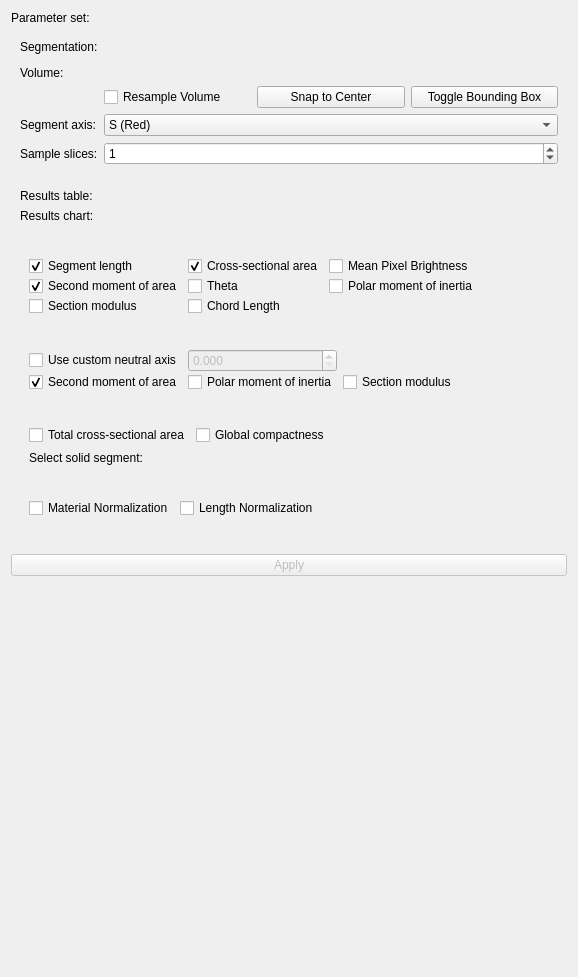
<?xml version="1.0" encoding="UTF-8"?>
<ui version="4.0">
 <class>SecondMoment</class>
 <widget class="qMRMLWidget" name="SecondMoment">
  <property name="geometry">
   <rect>
    <x>0</x>
    <y>0</y>
    <width>578</width>
    <height>977</height>
   </rect>
  </property>
  <property name="layoutDirection">
   <enum>Qt::LeftToRight</enum>
  </property>
  <layout class="QFormLayout" name="formLayout">
   <item row="0" column="1">
    <widget class="qMRMLNodeComboBox" name="parameterNodeSelector" native="true">
     <property name="toolTip">
      <string>Pick node to store parameter set</string>
     </property>
     <property name="nodeTypes" stdset="0">
      <stringlist>
       <string>vtkMRMLScriptedModuleNode</string>
      </stringlist>
     </property>
     <property name="showHidden" stdset="0">
      <bool>true</bool>
     </property>
     <property name="baseName" stdset="0">
      <string>SecondMoment</string>
     </property>
     <property name="renameEnabled" stdset="0">
      <bool>true</bool>
     </property>
    </widget>
   </item>
   <item row="1" column="0" colspan="2">
    <widget class="ctkCollapsibleButton" name="basicCollapsibleButton" native="true">
     <property name="text" stdset="0">
      <string>Inputs</string>
     </property>
     <layout class="QFormLayout" name="formLayout_2">
      <item row="0" column="0">
       <widget class="QLabel" name="label">
        <property name="text">
         <string>Segmentation:</string>
        </property>
       </widget>
      </item>
      <item row="0" column="1">
       <widget class="qMRMLNodeComboBox" name="segmentationSelector" native="true">
        <property name="toolTip">
         <string>Pick the output to the algorithm.</string>
        </property>
        <property name="nodeTypes" stdset="0">
         <stringlist>
          <string>vtkMRMLSegmentationNode</string>
         </stringlist>
        </property>
        <property name="showChildNodeTypes" stdset="0">
         <bool>false</bool>
        </property>
        <property name="noneEnabled" stdset="0">
         <bool>false</bool>
        </property>
        <property name="addEnabled" stdset="0">
         <bool>false</bool>
        </property>
        <property name="removeEnabled" stdset="0">
         <bool>false</bool>
        </property>
        <property name="editEnabled" stdset="0">
         <bool>true</bool>
        </property>
       </widget>
      </item>
      <item row="1" column="1">
       <widget class="qMRMLSegmentSelectorWidget" name="regionSegmentSelector" native="true">
        <property name="sizePolicy">
         <sizepolicy hsizetype="Expanding" vsizetype="Preferred">
          <horstretch>0</horstretch>
          <verstretch>0</verstretch>
         </sizepolicy>
        </property>
        <property name="segmentationNodeSelectorVisible" stdset="0">
         <bool>false</bool>
        </property>
       </widget>
      </item>      
      <item row="2" column="0">
       <widget class="QLabel" name="label">
        <property name="text">
         <string>Volume:</string>
        </property>
       </widget>
      </item>
      <item row="2" column="1">
       <widget class="qMRMLNodeComboBox" name="volumeSelector" native="true">
        <property name="toolTip">
         <string>Pick the input to the algorithm.</string>
        </property>
        <property name="nodeTypes" stdset="0">
         <stringlist>
          <string>vtkMRMLScalarVolumeNode</string>
         </stringlist>
        </property>
        <property name="showChildNodeTypes" stdset="0">
         <bool>false</bool>
        </property>
        <property name="noneEnabled" stdset="0">
         <bool>true</bool>
        </property>
        <property name="addEnabled" stdset="0">
         <bool>false</bool>
        </property>
        <property name="removeEnabled" stdset="0">
         <bool>false</bool>
        </property>
       </widget>
      </item>
      <item row="3" column="1">
       <widget class="QFrame" name="frame_2">
        <layout class="QGridLayout" name="gridLayout_6">
         <property name="leftMargin">
          <number>0</number>
         </property>
         <property name="topMargin">
          <number>0</number>
         </property>
         <property name="rightMargin">
          <number>0</number>
         </property>
         <property name="bottomMargin">
          <number>0</number>
         </property>
         <property name="verticalSpacing">
          <number>0</number>
         </property>
         <item row="2" column="0">
          <widget class="QCheckBox" name="ResampleVolumecheckBox">
           <property name="text">
            <string>Resample Volume</string>
           </property>
           <property name="unchecked" stdset="0">
            <bool>true</bool>
           </property>
          </widget>
         </item>
         <item row="2" column="1">
          <widget class="QPushButton" name="CenterSegButton">
           <property name="text">
            <string>Snap to Center</string>
           </property>
           <property name="checkable">
            <bool>false</bool>
           </property>
           <property name="checked">
            <bool>false</bool>
           </property>
           <property name="autoRepeat">
            <bool>false</bool>
           </property>
           <property name="autoDefault">
            <bool>false</bool>
           </property>
           <property name="default">
            <bool>false</bool>
           </property>
           <property name="flat">
            <bool>false</bool>
           </property>
          </widget>
         </item>
         <item row="2" column="2">
          <widget class="QPushButton" name="BoundingBoxButton">
           <property name="text">
            <string>Toggle Bounding Box</string>
           </property>
           <property name="checkable">
            <bool>true</bool>
           </property>
           <property name="checked">
            <bool>false</bool>
           </property>
           <property name="autoRepeat">
            <bool>false</bool>
           </property>
           <property name="autoDefault">
            <bool>false</bool>
           </property>
           <property name="default">
            <bool>false</bool>
           </property>
           <property name="flat">
            <bool>false</bool>
           </property>
          </widget>
         </item>
        </layout>
       </widget>
      </item>
      <item row="5" column="0">
       <widget class="QLabel" name="label_3">
        <property name="text">
         <string>Segment axis:</string>
        </property>
       </widget>
      </item>
      <item row="5" column="1">
       <widget class="QComboBox" name="axisSelectorBox">
        <property name="currentIndex">
         <number>2</number>
        </property>
        <item>
         <property name="text">
          <string>R (Yellow)</string>
         </property>
        </item>
        <item>
         <property name="text">
          <string>A (Green)</string>
         </property>
        </item>
        <item>
         <property name="text">
          <string>S (Red)</string>
         </property>
        </item>
       </widget>
      </item>
      <item row="6" column="0">
       <widget class="QLabel" name="label_4">
        <property name="text">
         <string>Sample slices:</string>
        </property>
       </widget>
      </item>
      <item row="6" column="1">
       <widget class="QSpinBox" name="resamplespinBox">
        <property name="maximum">
         <number>50</number>
        </property>
        <property name="value">
         <number>1</number>
        </property>
       </widget>
      </item>
     </layout>
    </widget>
   </item>
   <item row="6" column="0" colspan="2">
    <widget class="ctkCollapsibleButton" name="basicCollapsibleButton_2" native="true">
     <property name="enabled">
      <bool>true</bool>
     </property>
     <property name="text" stdset="0">
      <string>Outputs</string>
     </property>
     <layout class="QFormLayout" name="formLayout_3">
      <item row="0" column="1">
       <widget class="qMRMLNodeComboBox" name="tableSelector" native="true">
        <property name="toolTip">
         <string>Pick the output to the algorithm.</string>
        </property>
        <property name="nodeTypes" stdset="0">
         <stringlist>
          <string>vtkMRMLTableNode</string>
         </stringlist>
        </property>
        <property name="showChildNodeTypes" stdset="0">
         <bool>false</bool>
        </property>
        <property name="noneEnabled" stdset="0">
         <bool>true</bool>
        </property>
        <property name="addEnabled" stdset="0">
         <bool>true</bool>
        </property>
        <property name="removeEnabled" stdset="0">
         <bool>true</bool>
        </property>
        <property name="editEnabled" stdset="0">
         <bool>true</bool>
        </property>
        <property name="renameEnabled" stdset="0">
         <bool>true</bool>
        </property>
        <property name="noneDisplay" stdset="0">
         <string>Create new table</string>
        </property>
       </widget>
      </item>
      <item row="0" column="0">
       <widget class="QLabel" name="label_6">
        <property name="text">
         <string>Results table:</string>
        </property>
       </widget>
      </item>
      <item row="1" column="0">
       <widget class="QLabel" name="label_4">
        <property name="text">
         <string>Results chart:</string>
        </property>
       </widget>
      </item>
      <item row="1" column="1">
       <widget class="qMRMLNodeComboBox" name="chartSelector" native="true">
        <property name="toolTip">
         <string>Pick the input to the algorithm.</string>
        </property>
        <property name="nodeTypes" stdset="0">
         <stringlist>
          <string>vtkMRMLPlotChartNode</string>
         </stringlist>
        </property>
        <property name="showChildNodeTypes" stdset="0">
         <bool>false</bool>
        </property>
        <property name="noneEnabled" stdset="0">
         <bool>true</bool>
        </property>
        <property name="addEnabled" stdset="0">
         <bool>false</bool>
        </property>
        <property name="removeEnabled" stdset="0">
         <bool>true</bool>
        </property>
        <property name="editEnabled" stdset="0">
         <bool>true</bool>
        </property>
        <property name="renameEnabled" stdset="0">
         <bool>true</bool>
        </property>
        <property name="noneDisplay" stdset="0">
         <string>Create new chart</string>
        </property>
       </widget>
      </item>
     </layout>
    </widget>
   </item>
   <item row="11" column="0">
    <widget class="QFrame" name="frame">
     <property name="frameShape">
      <enum>QFrame::StyledPanel</enum>
     </property>
     <property name="frameShadow">
      <enum>QFrame::Raised</enum>
     </property>
    </widget>
   </item>
   <item row="13" column="0">
    <widget class="QWidget" name="widget" native="true"/>
   </item>
   <item row="15" column="0" colspan="2">
    <widget class="QPushButton" name="applyButton">
     <property name="enabled">
      <bool>false</bool>
     </property>
     <property name="toolTip">
      <string>Run the algorithm.</string>
     </property>
     <property name="text">
      <string>Apply</string>
     </property>
    </widget>
   </item>
   <item row="16" column="0">
    <spacer name="verticalSpacer">
     <property name="orientation">
      <enum>Qt::Vertical</enum>
     </property>
     <property name="sizeHint" stdset="0">
      <size>
       <width>20</width>
       <height>40</height>
      </size>
     </property>
    </spacer>
   </item>
   <item row="8" column="0" colspan="2">
    <widget class="ctkCollapsibleButton" name="basicCollapsibleButton_3" native="true">
     <property name="text" stdset="0">
      <string>Advanced</string>
     </property>
     <property name="collapsed" stdset="0">
      <bool>false</bool>
     </property>
     <layout class="QFormLayout" name="formLayout_4">
      <item row="9" column="0" colspan="2">
       <widget class="ctkCollapsibleGroupBox" name="groupBox_1" native="true">
        <property name="title" stdset="0">
         <string>Select computations:</string>
        </property>
        <property name="collapsed" stdset="0">
         <bool>false</bool>
        </property>
        <layout class="QFormLayout" name="formLayout_5">
         <item row="0" column="0">
          <widget class="QFrame" name="frame_3">
           <layout class="QGridLayout" name="gridLayout_7">
            <property name="leftMargin">
             <number>0</number>
            </property>
            <property name="topMargin">
             <number>0</number>
            </property>
            <property name="rightMargin">
             <number>0</number>
            </property>
            <property name="bottomMargin">
             <number>0</number>
            </property>
            <property name="verticalSpacing">
             <number>0</number>
            </property>
            <item row="0" column="0">
             <widget class="QCheckBox" name="LengthcheckBox">
              <property name="text">
               <string>Segment length</string>
              </property>
              <property name="checked">
               <bool>true</bool>
              </property>
             </widget>
            </item>
            <item row="1" column="1">
             <widget class="QCheckBox" name="ThetacheckBox">
              <property name="text">
               <string>Theta</string>
              </property>
              <property name="checked">
               <bool>false</bool>
              </property>
             </widget>
            </item>
            <item row="2" column="1">
             <widget class="QCheckBox" name="RcheckBox">
              <property name="text">
               <string>Chord Length</string>
              </property>
              <property name="checked">
               <bool>false</bool>
              </property>
             </widget>
            </item>
            <item row="0" column="1">
             <widget class="QCheckBox" name="CSAcheckBox">
              <property name="text">
               <string>Cross-sectional area</string>
              </property>
              <property name="checked">
               <bool>true</bool>
              </property>
             </widget>
            </item>
            <item row="0" column="2">
             <widget class="QCheckBox" name="IntensitycheckBox">
              <property name="text">
               <string>Mean Pixel Brightness</string>
              </property>
              <property name="checked">
               <bool>false</bool>
              </property>
             </widget>
            </item>
            <item row="1" column="0">
             <widget class="QCheckBox" name="SMAcheckBox_1">
              <property name="text">
               <string>Second moment of area</string>
              </property>
              <property name="checked">
               <bool>true</bool>
              </property>
             </widget>
            </item>
            <item row="2" column="0">
             <widget class="QCheckBox" name="MODcheckBox_1">
              <property name="text">
               <string>Section modulus</string>
              </property>
              <property name="checked">
               <bool>false</bool>
              </property>
             </widget>
            </item>
            <item row="1" column="2">
             <widget class="QCheckBox" name="PolarcheckBox_1">
              <property name="text">
               <string>Polar moment of inertia</string>
              </property>
              <property name="checked">
               <bool>false</bool>
              </property>
             </widget>
            </item>
           </layout>
          </widget>
         </item>
        </layout>
       </widget>
      </item>
      <item row="10" column="0">
       <widget class="Line" name="line">
        <property name="orientation">
         <enum>Qt::Horizontal</enum>
        </property>
       </widget>
      </item>
      <item row="11" column="0" colspan="2">
       <widget class="ctkCollapsibleGroupBox" name="groupBox_2" native="true">
        <property name="title" stdset="0">
         <string>Compute with custom neutral axis:</string>
        </property>
        <property name="collapsed" stdset="0">
         <bool>false</bool>
        </property>
        <layout class="QFormLayout" name="formLayout_6">
         <item row="0" column="0">
          <widget class="QFrame" name="frame_4">
           <layout class="QGridLayout" name="gridLayout_8">
            <property name="leftMargin">
             <number>0</number>
            </property>
            <property name="topMargin">
             <number>0</number>
            </property>
            <property name="rightMargin">
             <number>0</number>
            </property>
            <property name="bottomMargin">
             <number>0</number>
            </property>
            <property name="verticalSpacing">
             <number>0</number>
            </property>
            <item row="0" column="0">
             <widget class="QCheckBox" name="OrientationcheckBox">
              <property name="text">
               <string>Use custom neutral axis</string>
              </property>
              <property name="checkable">
               <bool>true</bool>
              </property>
             </widget>
            </item>
            <item row="1" column="0">
             <widget class="QCheckBox" name="SMAcheckBox_2">
              <property name="enabled">
               <bool>true</bool>
              </property>
              <property name="text">
               <string>Second moment of area</string>
              </property>
              <property name="checked">
               <bool>true</bool>
              </property>
             </widget>
            </item>
            <item row="1" column="2">
             <widget class="QCheckBox" name="MODcheckBox_2">
              <property name="enabled">
               <bool>true</bool>
              </property>
              <property name="text">
               <string>Section modulus</string>
              </property>
              <property name="checked">
               <bool>false</bool>
              </property>
             </widget>
            </item>
            <item row="1" column="1">
             <widget class="QCheckBox" name="PolarcheckBox_2">
              <property name="enabled">
               <bool>true</bool>
              </property>
              <property name="text">
               <string>Polar moment of inertia</string>
              </property>
              <property name="checked">
               <bool>false</bool>
              </property>
             </widget>
            </item>
            <item row="0" column="1">
             <widget class="QDoubleSpinBox" name="orientationspinBox">
              <property name="enabled">
               <bool>false</bool>
              </property>
              <property name="decimals">
               <number>3</number>
              </property>
              <property name="maximum">
               <double>360.000000000000000</double>
              </property>
              <property name="singleStep">
               <double>1.000000000000000</double>
              </property>
             </widget>
            </item>
           </layout>
          </widget>
         </item>
        </layout>
       </widget>
      </item>
      <item row="12" column="0">
       <widget class="Line" name="line_4">
        <property name="orientation">
         <enum>Qt::Horizontal</enum>
        </property>
       </widget>
      </item>
      <item row="13" column="0" colspan="2">
       <widget class="ctkCollapsibleGroupBox" name="groupBox_2" native="true">
        <property name="title" stdset="0">
         <string>Total cross-sectional area and global compactness:</string>
        </property>
        <property name="collapsed" stdset="0">
         <bool>false</bool>
        </property>
        <layout class="QFormLayout" name="formLayout_7">
         <item row="0" column="0">
          <widget class="QCheckBox" name="TotalAreacheckBox">
           <property name="text">
            <string>Total cross-sectional area</string>
           </property>
           <property name="checked">
            <bool>false</bool>
           </property>
          </widget>
         </item>
         <item row="0" column="1">
          <widget class="QCheckBox" name="CompactnesscheckBox"> 
           <property name="text">
            <string>Global compactness</string>
           </property>
           <property name="checked">
            <bool>false</bool>
           </property>
          </widget>
         </item>
         <item row="1" column="0">
          <widget class="QLabel" name="label">
           <property name="text">
            <string>Select solid segment:</string>
           </property>
          </widget>
         </item>
         <item row="1" column="2">
          <widget class="qMRMLSegmentSelectorWidget" name="areaSegmentSelector" native="true">
           <property name = "enabled">
            <bool>false</bool>
           </property> 
           <property name="sizePolicy">
            <sizepolicy hsizetype="Expanding" vsizetype="Preferred">
             <horstretch>0</horstretch>
             <verstretch>0</verstretch>
            </sizepolicy>
           </property>
           <property name="segmentationNodeSelectorVisible" stdset="0">
            <bool>true</bool>
           </property>
          </widget>
         </item>
        </layout>
       </widget>
      </item>
      <item row="14" column="0">
       <widget class="Line" name="line_3">
        <property name="orientation">
         <enum>Qt::Horizontal</enum>
        </property>
       </widget>
      </item>
      <item row="15" column="0" colspan="2">
       <widget class="ctkCollapsibleGroupBox" name="groupBox_3" native="true">
        <property name="title" stdset="0">
         <string>Calculate unitless values:</string>
        </property>
        <property name="collapsed" stdset="0">
         <bool>false</bool>
        </property>
        <layout class="QFormLayout" name="formLayout_7">
         <item row="0" column="1">
          <widget class="QCheckBox" name="DoubecheckBox">
           <property name="text">
            <string>Length Normalization</string>
           </property>
           <property name="checked">
            <bool>false</bool>
           </property>
          </widget>
         </item>
         <item row="0" column="0">
          <widget class="QCheckBox" name="SummerscheckBox">
           <property name="text">
            <string>Material Normalization</string>
           </property>
           <property name="checked">
            <bool>false</bool>
           </property>
          </widget>
         </item>
        </layout>
       </widget>
      </item>
     </layout>
    </widget>
   </item>
   <item row="0" column="0">
    <widget class="QLabel" name="parameterSetLabel">
     <property name="text">
      <string>Parameter set: </string>
     </property>
    </widget>
   </item>
  </layout>
 </widget>
 <customwidgets>
  <customwidget>
   <class>qMRMLNodeComboBox</class>
   <extends>QWidget</extends>
   <header>qMRMLNodeComboBox.h</header>
  </customwidget>
  <customwidget>
   <class>qMRMLWidget</class>
   <extends>QWidget</extends>
   <header>qMRMLWidget.h</header>
   <container>1</container>
  </customwidget>
  <customwidget>
   <class>ctkCollapsibleButton</class>
   <extends>QWidget</extends>
   <header>ctkCollapsibleButton.h</header>
   <container>1</container>
  </customwidget>
  <customwidget>
   <class>ctkCollapsibleGroupBox</class>
   <extends>QWidget</extends>
   <header>ctkcollapsiblegroupbox.h</header>
   <container>1</container>
  </customwidget>
  <customwidget>
   <class>qMRMLSegmentSelectorWidget</class>
   <extends>qMRMLWidget</extends>
   <header>qMRMLSegmentSelectorWidget.h</header>
   <container>1</container>
  </customwidget>
 </customwidgets>
 <resources/>
 <connections>
  <connection>
   <sender>SecondMoment</sender>
   <signal>mrmlSceneChanged(vtkMRMLScene*)</signal>
   <receiver>volumeSelector</receiver>
   <slot>setMRMLScene(vtkMRMLScene*)</slot>
   <hints>
    <hint type="sourcelabel">
     <x>122</x>
     <y>132</y>
    </hint>
    <hint type="destinationlabel">
     <x>208</x>
     <y>97</y>
    </hint>
   </hints>
  </connection>
  <connection>
   <sender>SecondMoment</sender>
   <signal>mrmlSceneChanged(vtkMRMLScene*)</signal>
   <receiver>parameterNodeSelector</receiver>
   <slot>setMRMLScene(vtkMRMLScene*)</slot>
   <hints>
    <hint type="sourcelabel">
     <x>28</x>
     <y>267</y>
    </hint>
    <hint type="destinationlabel">
     <x>112</x>
     <y>27</y>
    </hint>
   </hints>
  </connection>
  <connection>
   <sender>SecondMoment</sender>
   <signal>mrmlSceneChanged(vtkMRMLScene*)</signal>
   <receiver>tableSelector</receiver>
   <slot>setMRMLScene(vtkMRMLScene*)</slot>
   <hints>
    <hint type="sourcelabel">
     <x>143</x>
     <y>277</y>
    </hint>
    <hint type="destinationlabel">
     <x>335</x>
     <y>226</y>
    </hint>
   </hints>
  </connection>
  <connection>
   <sender>SecondMoment</sender>
   <signal>mrmlSceneChanged(vtkMRMLScene*)</signal>
   <receiver>chartSelector</receiver>
   <slot>setMRMLScene(vtkMRMLScene*)</slot>
   <hints>
    <hint type="sourcelabel">
     <x>227</x>
     <y>312</y>
    </hint>
    <hint type="destinationlabel">
     <x>224</x>
     <y>219</y>
    </hint>
   </hints>
  </connection>
  <connection>
   <sender>SecondMoment</sender>
   <signal>mrmlSceneChanged(vtkMRMLScene*)</signal>
   <receiver>regionSegmentSelector</receiver>
   <slot>setMRMLScene(vtkMRMLScene*)</slot>
   <hints>
    <hint type="sourcelabel">
     <x>144</x>
     <y>351</y>
    </hint>
    <hint type="destinationlabel">
     <x>260</x>
     <y>71</y>
    </hint>
   </hints>
  </connection>
  <connection>
   <sender>SecondMoment</sender>
   <signal>mrmlSceneChanged(vtkMRMLScene*)</signal>
   <receiver>areaSegmentSelector</receiver>
   <slot>setMRMLScene(vtkMRMLScene*)</slot>
   <hints>
    <hint type="sourcelabel">
     <x>144</x>
     <y>351</y>
    </hint>
    <hint type="destinationlabel">
     <x>260</x>
     <y>71</y>
    </hint>
   </hints>
  </connection>
  <connection>
   <sender>SecondMoment</sender>
   <signal>mrmlSceneChanged(vtkMRMLScene*)</signal>
   <receiver>segmentationSelector</receiver>
   <slot>setMRMLScene(vtkMRMLScene*)</slot>
   <hints>
    <hint type="sourcelabel">
     <x>82</x>
     <y>135</y>
    </hint>
    <hint type="destinationlabel">
     <x>275</x>
     <y>65</y>
    </hint>
   </hints>
  </connection>
 </connections>
</ui>
